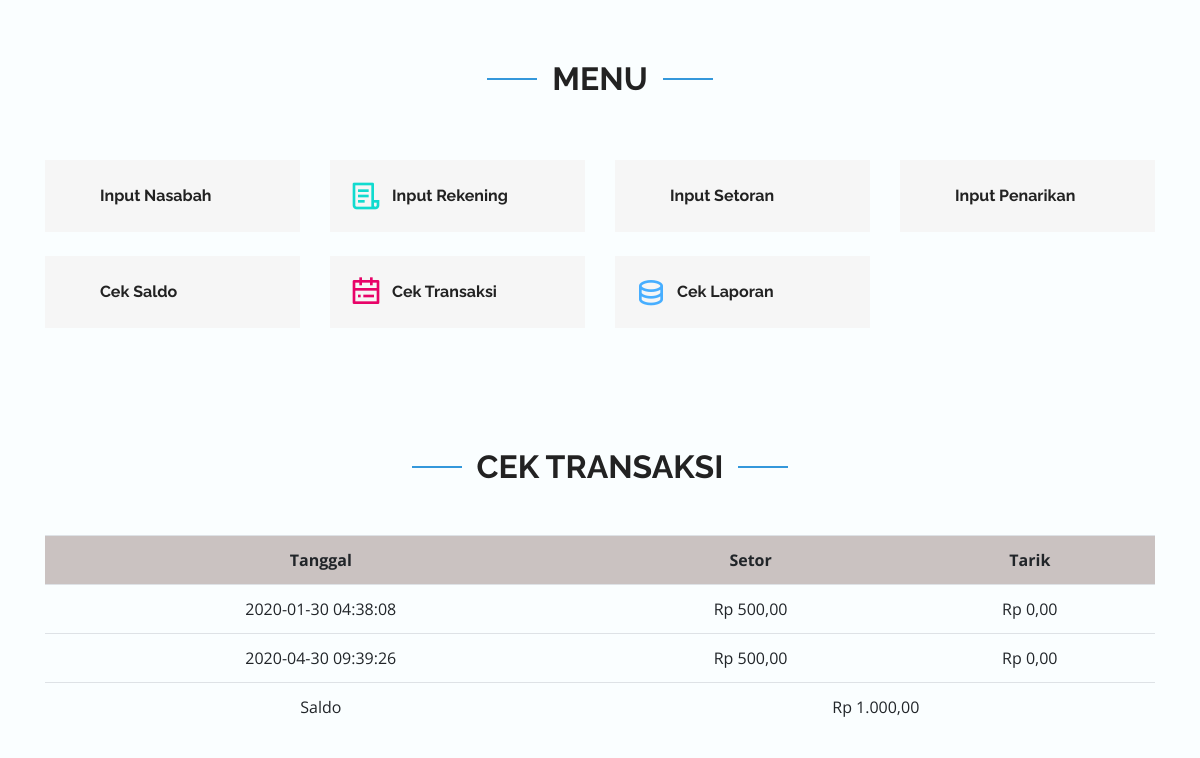
Page /pages/report_transaksi.php?rek=8PnG86k9Lm on the committed database.
### tables this page shows
CREATE TABLE `transaksi` (
  `id_transaksi` int(11) NOT NULL,
  `tanggal` datetime NOT NULL,
  `id_rekening` varchar(100) NOT NULL,
  `setor` int(150) NOT NULL,
  `tarik` int(40) NOT NULL
);

CREATE TABLE `rekening` (
  `id_rekening` varchar(50) NOT NULL,
  `id_nasabah` varchar(200) NOT NULL,
  `saldo` int(100) NOT NULL
);

### pages/report_transaksi.php (the view, shortened to what this page needs)
<?php
function rupiah($angka){
  $hasil_rupiah = "Rp " . number_format($angka,2,',','.');
  return $hasil_rupiah;
}
?>
<!DOCTYPE html>
<html lang="en">
<head>
  <link href="../assets/vendor/bootstrap/css/bootstrap.min.css" rel="stylesheet">
  <link href="../assets/vendor/icofont/icofont.min.css" rel="stylesheet">
  <link href="../assets/vendor/remixicon/remixicon.css" rel="stylesheet">
  <link href="../assets/vendor/boxicons/css/boxicons.min.css" rel="stylesheet">
  <link href="../assets/vendor/owl.carousel/assets/owl.carousel.min.css" rel="stylesheet">
  <link href="../assets/vendor/venobox/venobox.css" rel="stylesheet">
  <link href="../assets/vendor/aos/aos.css" rel="stylesheet">
  <link href="../assets/css/style.css" rel="stylesheet">
</head>
<body style="background-color: #fafeff">
  <main id="main">
    <section id="features" class="features">
      <div class="container">
        <a href="../index.php">
          <div class="section-title" data-aos="fade-up">
            <h2>Menu</h2>
          </div>
        </a>
        <div class="row" data-aos="fade-up" data-aos-delay="300">
          <div class="col-lg-3 col-md-4 mt-4">
            <div class="icon-box">
              <i class="icofont-business-man-alt-1"></i>
              <h3><a href="nasabah.php">Input Nasabah</a></h3>
            </div>
          </div>
          <div class="col-lg-3 col-md-4 mt-4">
            <div class="icon-box">
              <i class="ri-file-list-3-line" style="color: #11dbcf;"></i>
              <h3><a href="rekening.php">Input Rekening</a></h3>
            </div>
          </div>
          <div class="col-lg-3 col-md-4 mt-4">
            <div class="icon-box">
              <i class="icofont-clip-board" style="color: green"></i>
              <h3><a href="setoran.php">Input Setoran</a></h3>
            </div>
          </div>
          <div class="col-lg-3 col-md-4 mt-4">
            <div class="icon-box">
              <i class="icofont-money" style="color: red"></i>
              <h3><a href="penarikan.php">Input Penarikan</a></h3>
            </div>
          </div>
          <div class="col-lg-3 col-md-4 mt-4">
            <div class="icon-box">
              <i class="icofont-paper" style="color: blue"></i>
              <h3><a href="saldo.php">Cek Saldo</a></h3>
            </div>
          </div>
          <div class="col-lg-3 col-md-4 mt-4">
            <div class="icon-box">
              <i class="ri-calendar-todo-line" style="color: #e80368;"></i>
              <h3><a href="transaksi.php">Cek Transaksi</a></h3>
            </div>
          </div>
          <div class="col-lg-3 col-md-4 mt-4">
            <div class="icon-box">
              <i class="ri-database-2-line" style="color: #47aeff;"></i>
              <h3><a href="laporan.php">Cek Laporan</a></h3>
            </div>
          </div>
        </div>
      </div>
    </section>
    <section id="features" class="features">
      <div class="container">
        <div class="section-title" data-aos="fade-up">
          <h2>Cek Transaksi</h2>
        </div>
        <div class="row" style="margin-top: 10px;">
          <div class="col-md-12" data-aos="fade-up" data-aos-delay="300">
            <table class="table">
              <tbody>
                <tr style="background-color: #CAC2C1">
                  <td scope="col" align="center"><b>Tanggal</b></td>
                  <td scope="col" align="center"><b>Setor</b></td>
                  <td scope="col" align="center"><b>Tarik</b></td>
                </tr>
              <?php
                include '../koneksi.php';
                $get_id = $_GET['rek'];
                $perintah = "SELECT * FROM transaksi WHERE id_rekening = '$get_id'";
                $query = mysqli_query($conn,$perintah);
                while($data = mysqli_fetch_array($query))
                {
              ?>
                <tr>
                  <td align="center"><?php echo $data['tanggal'] ?></td>
                  <td align="center"><?php echo rupiah($data['setor']) ?></td>
                  <td align="center"><?php echo rupiah($data['tarik']) ?></td>
                </tr>
              <?php
                }
                include '../koneksi.php';
                $get_id = $_GET['rek'];
                $perintah2 = "SELECT * FROM rekening WHERE id_rekening = '$get_id'";
                $query2 = mysqli_query($conn,$perintah2);
                while($data2 = mysqli_fetch_array($query2))
                {
              ?>
                <tr>
                  <td align="center">Saldo</td>
                  <td align="center" colspan="2"><?php echo rupiah($data2['saldo']) ?></td>
                </tr>
              <?php
                }
              ?>
              </tbody>
            </table>
          </div>
        </div>
      </div>
    </section>
  </main>
</body>
</html>

### assets/css/style.css (style rules this page uses)
body { font-family: "Open Sans", sans-serif; color: #444444; }
a { color: #3498db; }
h1, h2, h3, h4, h5, h6 { font-family: "Raleway", sans-serif; }
section { padding: 60px 0; overflow: hidden; }
.section-title { text-align: center; padding-bottom: 30px; }
.section-title h2 { font-size: 32px; font-weight: bold; text-transform: uppercase; position: relative; color: #222222; }
.section-title h2::before, .section-title h2::after { content: ''; width: 50px; height: 2px; background: #3498db; display: inline-block; }
.section-title h2::before { margin: 0 15px 10px 0; }
.section-title h2::after { margin: 0 0 10px 15px; }
.features .icon-box { display: flex; align-items: center; padding: 20px; background: #f6f6f6; transition: ease-in-out 0.3s; }
.features .icon-box i { font-size: 32px; padding-right: 10px; line-height: 1; }
.features .icon-box h3 { font-weight: 700; margin: 0; padding: 0; line-height: 1; font-size: 16px; }
.features .icon-box h3 a { color: #222222; transition: ease-in-out 0.3s; }

### rows in the picture
transaksi: tanggal "2020-01-30 04:38:08", setor "Rp 500,00", tarik "Rp 0,00"
transaksi: tanggal "2020-04-30 09:39:26", setor "Rp 500,00", tarik "Rp 0,00"
rekening: saldo "Rp 1.000,00"
